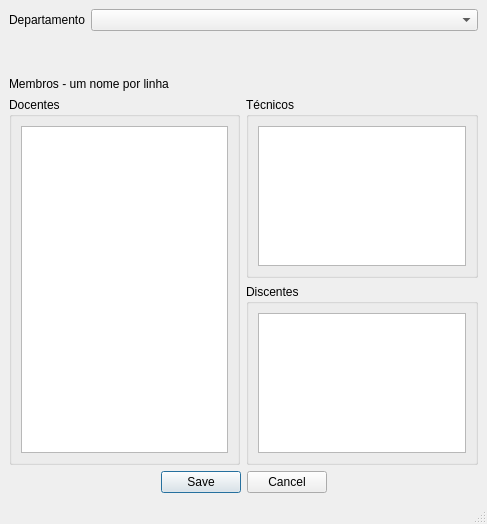
<?xml version="1.0" encoding="UTF-8"?>
<ui version="4.0">
 <class>MainWindow</class>
 <widget class="QMainWindow" name="MainWindow">
  <property name="geometry">
   <rect>
    <x>0</x>
    <y>0</y>
    <width>487</width>
    <height>524</height>
   </rect>
  </property>
  <property name="windowTitle">
   <string>Departamentos</string>
  </property>
  <property name="styleSheet">
   <string notr="true"/>
  </property>
  <widget class="QWidget" name="centralwidget">
   <layout class="QVBoxLayout" name="verticalLayout_3">
    <item>
     <layout class="QVBoxLayout" name="verticalLayout_2">
      <item>
       <layout class="QHBoxLayout" name="horizontalLayout_2">
        <item>
         <widget class="QLabel" name="label">
          <property name="sizePolicy">
           <sizepolicy hsizetype="Minimum" vsizetype="Preferred">
            <horstretch>0</horstretch>
            <verstretch>0</verstretch>
           </sizepolicy>
          </property>
          <property name="text">
           <string>Departamento</string>
          </property>
         </widget>
        </item>
        <item>
         <widget class="QComboBox" name="departamentoCombo">
          <property name="sizePolicy">
           <sizepolicy hsizetype="Expanding" vsizetype="Fixed">
            <horstretch>0</horstretch>
            <verstretch>0</verstretch>
           </sizepolicy>
          </property>
         </widget>
        </item>
       </layout>
      </item>
      <item>
       <spacer name="verticalSpacer">
        <property name="orientation">
         <enum>Qt::Vertical</enum>
        </property>
        <property name="sizeType">
         <enum>QSizePolicy::Minimum</enum>
        </property>
        <property name="sizeHint" stdset="0">
         <size>
          <width>20</width>
          <height>40</height>
         </size>
        </property>
       </spacer>
      </item>
      <item>
       <widget class="QLabel" name="label_2">
        <property name="text">
         <string>Membros - um nome por linha</string>
        </property>
       </widget>
      </item>
      <item>
       <layout class="QHBoxLayout" name="horizontalLayout">
        <item>
         <widget class="QGroupBox" name="groupBox">
          <property name="sizePolicy">
           <sizepolicy hsizetype="Preferred" vsizetype="Expanding">
            <horstretch>0</horstretch>
            <verstretch>0</verstretch>
           </sizepolicy>
          </property>
          <property name="title">
           <string>Docentes</string>
          </property>
          <layout class="QVBoxLayout" name="verticalLayout_4">
           <item>
            <widget class="QTextEdit" name="profText"/>
           </item>
          </layout>
         </widget>
        </item>
        <item>
         <layout class="QVBoxLayout" name="verticalLayout">
          <item>
           <widget class="QGroupBox" name="groupBox_2">
            <property name="title">
             <string>Técnicos</string>
            </property>
            <layout class="QVBoxLayout" name="verticalLayout_5">
             <item>
              <widget class="QTextEdit" name="tecnicosText">
               <property name="html">
                <string>&lt;!DOCTYPE HTML PUBLIC &quot;-//W3C//DTD HTML 4.0//EN&quot; &quot;http://www.w3.org/TR/REC-html40/strict.dtd&quot;&gt;
&lt;html&gt;&lt;head&gt;&lt;meta name=&quot;qrichtext&quot; content=&quot;1&quot; /&gt;&lt;style type=&quot;text/css&quot;&gt;
p, li { white-space: pre-wrap; }
&lt;/style&gt;&lt;/head&gt;&lt;body style=&quot; font-family:'Noto Sans'; font-size:9pt; font-weight:400; font-style:normal;&quot;&gt;
&lt;p style=&quot;-qt-paragraph-type:empty; margin-top:0px; margin-bottom:0px; margin-left:0px; margin-right:0px; -qt-block-indent:0; text-indent:0px;&quot;&gt;&lt;br /&gt;&lt;/p&gt;&lt;/body&gt;&lt;/html&gt;</string>
               </property>
              </widget>
             </item>
            </layout>
           </widget>
          </item>
          <item>
           <widget class="QGroupBox" name="groupBox_3">
            <property name="title">
             <string>Discentes</string>
            </property>
            <layout class="QVBoxLayout" name="verticalLayout_6">
             <item>
              <widget class="QTextEdit" name="alunosText"/>
             </item>
            </layout>
           </widget>
          </item>
         </layout>
        </item>
       </layout>
      </item>
      <item>
       <widget class="QDialogButtonBox" name="buttonBox">
        <property name="orientation">
         <enum>Qt::Horizontal</enum>
        </property>
        <property name="standardButtons">
         <set>QDialogButtonBox::Cancel|QDialogButtonBox::Save</set>
        </property>
        <property name="centerButtons">
         <bool>true</bool>
        </property>
       </widget>
      </item>
     </layout>
    </item>
   </layout>
  </widget>
  <widget class="QStatusBar" name="statusbar"/>
 </widget>
 <resources/>
 <connections/>
</ui>
